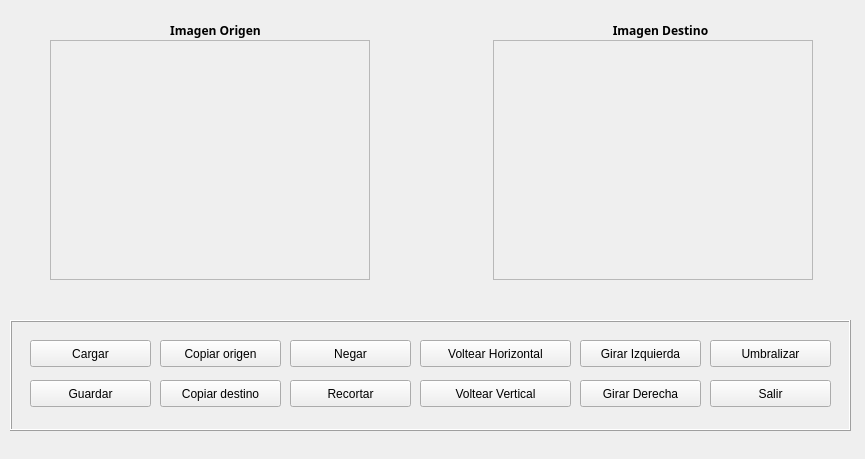
<?xml version="1.0" encoding="UTF-8"?>
<ui version="4.0">
 <class>QMainForm</class>
 <widget class="QWidget" name="QMainForm">
  <property name="geometry">
   <rect>
    <x>0</x>
    <y>0</y>
    <width>865</width>
    <height>459</height>
   </rect>
  </property>
  <property name="windowTitle">
   <string>Procesamiento de imágenes</string>
  </property>
  <widget class="QFrame" name="frameOrig">
   <property name="geometry">
    <rect>
     <x>50</x>
     <y>40</y>
     <width>320</width>
     <height>240</height>
    </rect>
   </property>
   <property name="frameShape">
    <enum>QFrame::StyledPanel</enum>
   </property>
   <property name="frameShadow">
    <enum>QFrame::Raised</enum>
   </property>
  </widget>
  <widget class="QFrame" name="frameDest">
   <property name="geometry">
    <rect>
     <x>493</x>
     <y>40</y>
     <width>320</width>
     <height>240</height>
    </rect>
   </property>
   <property name="frameShape">
    <enum>QFrame::StyledPanel</enum>
   </property>
   <property name="frameShadow">
    <enum>QFrame::Raised</enum>
   </property>
  </widget>
  <widget class="QPushButton" name="pushButtonCargar">
   <property name="geometry">
    <rect>
     <x>30</x>
     <y>340</y>
     <width>121</width>
     <height>27</height>
    </rect>
   </property>
   <property name="text">
    <string>Cargar</string>
   </property>
  </widget>
  <widget class="QPushButton" name="pushButtonSalir">
   <property name="geometry">
    <rect>
     <x>710</x>
     <y>380</y>
     <width>121</width>
     <height>27</height>
    </rect>
   </property>
   <property name="text">
    <string>Salir</string>
   </property>
  </widget>
  <widget class="QLabel" name="labelOrig">
   <property name="geometry">
    <rect>
     <x>150</x>
     <y>20</y>
     <width>131</width>
     <height>20</height>
    </rect>
   </property>
   <property name="font">
    <font>
     <family>Sans Serif</family>
     <weight>75</weight>
     <bold>true</bold>
    </font>
   </property>
   <property name="text">
    <string>Imagen Origen</string>
   </property>
   <property name="alignment">
    <set>Qt::AlignCenter</set>
   </property>
  </widget>
  <widget class="QLabel" name="labelDest">
   <property name="geometry">
    <rect>
     <x>590</x>
     <y>20</y>
     <width>141</width>
     <height>20</height>
    </rect>
   </property>
   <property name="font">
    <font>
     <family>Sans Serif</family>
     <weight>75</weight>
     <bold>true</bold>
    </font>
   </property>
   <property name="text">
    <string>Imagen Destino</string>
   </property>
   <property name="alignment">
    <set>Qt::AlignCenter</set>
   </property>
  </widget>
  <widget class="QPushButton" name="pushButtonCopiarO">
   <property name="geometry">
    <rect>
     <x>160</x>
     <y>340</y>
     <width>121</width>
     <height>27</height>
    </rect>
   </property>
   <property name="text">
    <string>Copiar origen</string>
   </property>
  </widget>
  <widget class="QPushButton" name="pushButtonCopiarD">
   <property name="geometry">
    <rect>
     <x>160</x>
     <y>380</y>
     <width>121</width>
     <height>27</height>
    </rect>
   </property>
   <property name="text">
    <string>Copiar destino</string>
   </property>
  </widget>
  <widget class="QPushButton" name="pushButtonVoltearV">
   <property name="geometry">
    <rect>
     <x>420</x>
     <y>380</y>
     <width>151</width>
     <height>27</height>
    </rect>
   </property>
   <property name="text">
    <string>Voltear Vertical</string>
   </property>
  </widget>
  <widget class="QPushButton" name="pushButtonGirarI">
   <property name="geometry">
    <rect>
     <x>580</x>
     <y>340</y>
     <width>121</width>
     <height>27</height>
    </rect>
   </property>
   <property name="text">
    <string>Girar Izquierda</string>
   </property>
  </widget>
  <widget class="QPushButton" name="pushButtonGirarD">
   <property name="geometry">
    <rect>
     <x>580</x>
     <y>380</y>
     <width>121</width>
     <height>27</height>
    </rect>
   </property>
   <property name="text">
    <string>Girar Derecha</string>
   </property>
  </widget>
  <widget class="QPushButton" name="pushButtonGuardar">
   <property name="geometry">
    <rect>
     <x>30</x>
     <y>380</y>
     <width>121</width>
     <height>27</height>
    </rect>
   </property>
   <property name="text">
    <string>Guardar</string>
   </property>
  </widget>
  <widget class="QFrame" name="options">
   <property name="geometry">
    <rect>
     <x>10</x>
     <y>320</y>
     <width>841</width>
     <height>111</height>
    </rect>
   </property>
   <property name="frameShape">
    <enum>QFrame::Box</enum>
   </property>
   <property name="frameShadow">
    <enum>QFrame::Raised</enum>
   </property>
   <widget class="QPushButton" name="pushButtonNegar">
    <property name="geometry">
     <rect>
      <x>280</x>
      <y>20</y>
      <width>121</width>
      <height>27</height>
     </rect>
    </property>
    <property name="text">
     <string>Negar</string>
    </property>
   </widget>
   <widget class="QPushButton" name="pushButtonVoltearH">
    <property name="geometry">
     <rect>
      <x>410</x>
      <y>20</y>
      <width>151</width>
      <height>27</height>
     </rect>
    </property>
    <property name="text">
     <string>Voltear Horizontal</string>
    </property>
   </widget>
   <widget class="QPushButton" name="pushButtonRecortar">
    <property name="geometry">
     <rect>
      <x>280</x>
      <y>60</y>
      <width>121</width>
      <height>27</height>
     </rect>
    </property>
    <property name="text">
     <string>Recortar</string>
    </property>
    <property name="checkable">
     <bool>true</bool>
    </property>
    <property name="default">
     <bool>false</bool>
    </property>
    <property name="flat">
     <bool>false</bool>
    </property>
   </widget>
   <widget class="QPushButton" name="pushButtonUmbralizar">
    <property name="geometry">
     <rect>
      <x>700</x>
      <y>20</y>
      <width>121</width>
      <height>27</height>
     </rect>
    </property>
    <property name="text">
     <string>Umbralizar</string>
    </property>
   </widget>
  </widget>
  <zorder>options</zorder>
  <zorder>frameOrig</zorder>
  <zorder>frameDest</zorder>
  <zorder>pushButtonCargar</zorder>
  <zorder>pushButtonSalir</zorder>
  <zorder>labelOrig</zorder>
  <zorder>labelDest</zorder>
  <zorder>pushButtonCopiarO</zorder>
  <zorder>pushButtonCopiarD</zorder>
  <zorder>pushButtonVoltearV</zorder>
  <zorder>pushButtonGirarI</zorder>
  <zorder>pushButtonGirarD</zorder>
  <zorder>pushButtonGuardar</zorder>
 </widget>
 <resources/>
 <connections/>
</ui>
